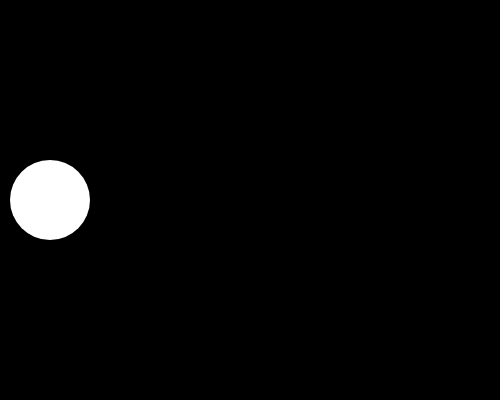
Frame 1 (no input)
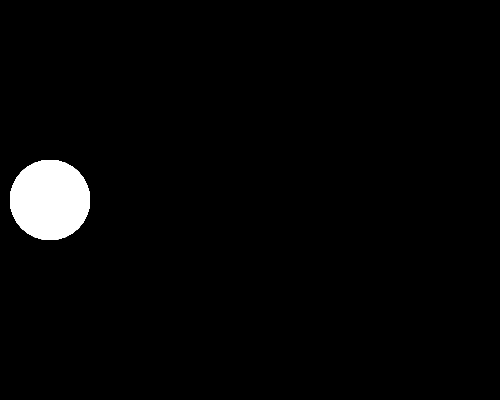
Frame 60 (no input)
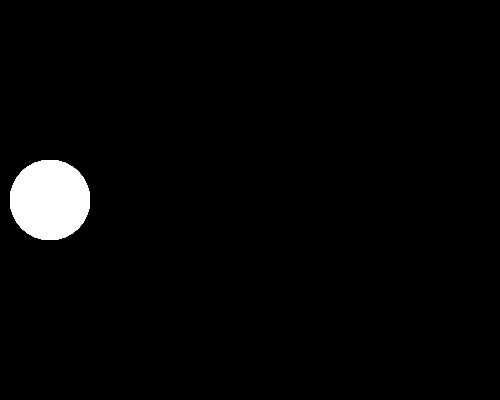
Frame 120 (the mouse pressed at the canvas centre since frame 60)

The p5.js sketch that drew these frames (run headless with seeded random() and noise() and a simulated clock; from frame 60 on, the mouse is pressed at the canvas centre):

// p5.js sketch
// ── sketch.js
/*
Koderne her er skrevet med henblik på eksamen 2018 på Slotshaven Gymnasium

Programmet opretter først en variabel: circleX som sættes til 50. I funktionen draw() tegnes en ellipse, hvor variablen bruges til at definere cirklens x-værdi

Hvad der yderligere skal ske med programmet, defineres i den tilhørende eksamensopgave, som offentliggøres når eksamen skal afvikles
*/

var circleX = 50;

function setup() {
  createCanvas(500, 400);
  background(0, 0, 0);
}

function draw() {  
  noStroke();        
  fill(255, 255, 255);
  ellipse(circleX, 200, 80, 80);
}
